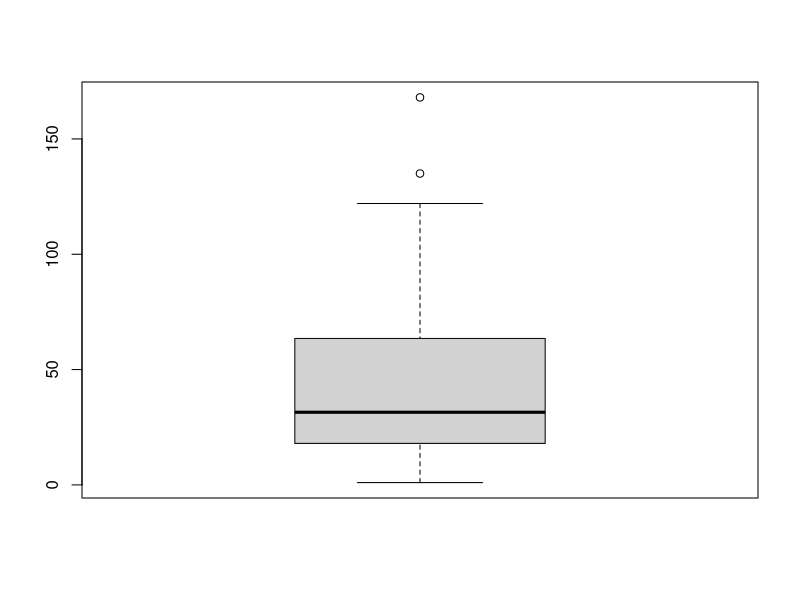
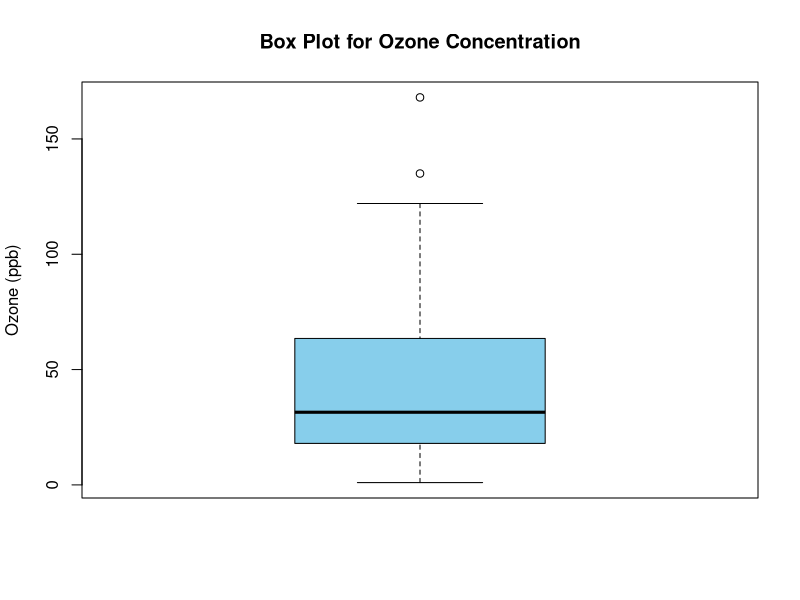
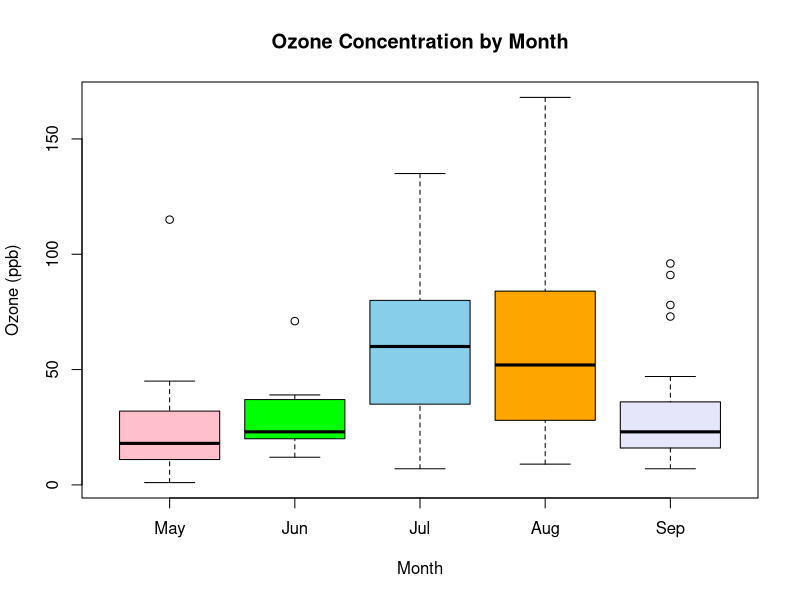
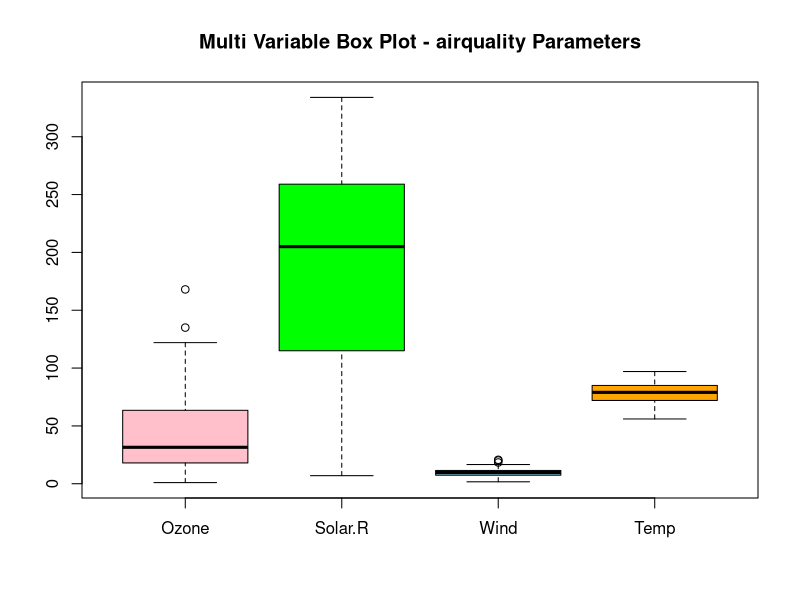
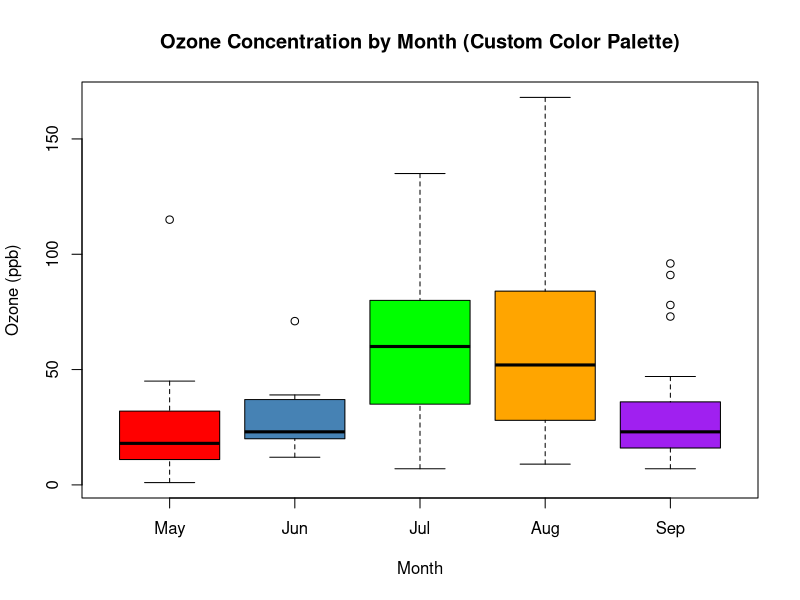
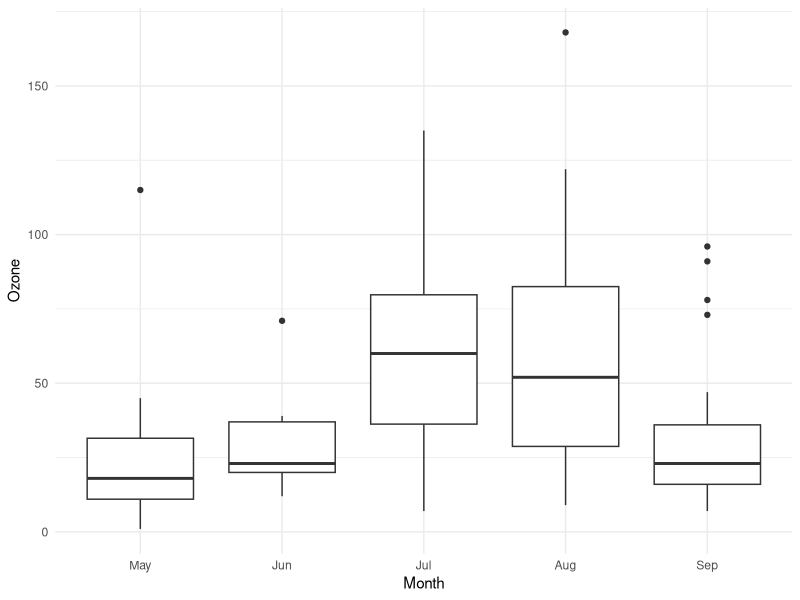
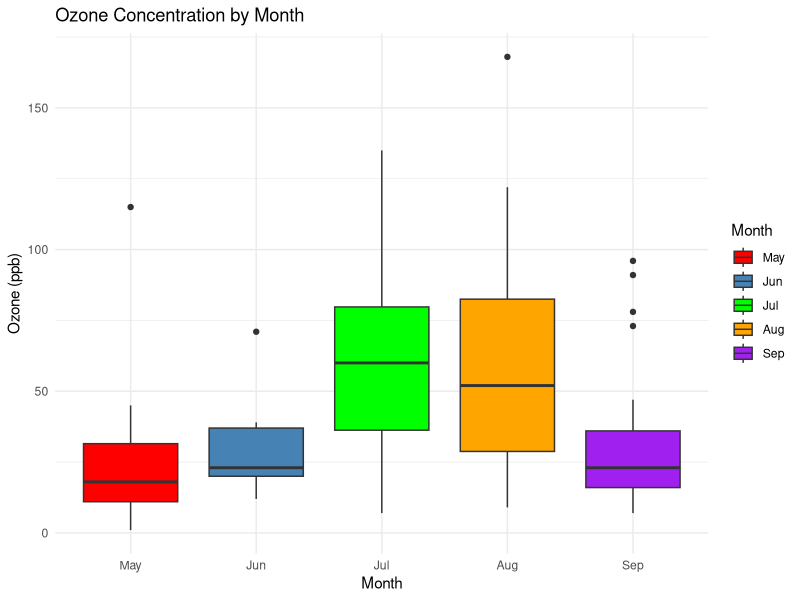

These charts were generated, in order, by the following R code:
data(airquality)

# Understand the data
str(airquality)
View(airquality)
class(airquality)
?airquality

# Convert Month to factor with labels for better readability
airquality$Month <- factor(airquality$Month,
                           labels = c("May", "Jun", "Jul", "Aug", "Sep"))

# Basic Box Plot
boxplot(airquality$Ozone)

# Add Title & Labels
boxplot(airquality$Ozone,
        main = "Box Plot for Ozone Concentration",
        ylab = "Ozone (ppb)",
        col = "skyblue")

# Grouped Box Plot (by Month)
boxplot(Ozone ~ Month,
        data = airquality,
        main = "Ozone Concentration by Month",
        xlab = "Month",
        ylab = "Ozone (ppb)",
        col = c("pink", "green", "skyblue", "orange", "lavender"))

# Multi-Variable Box Plot

boxplot(airquality[, c("Ozone", "Solar.R", "Wind", "Temp")],
        main = "Multi Variable Box Plot - airquality Parameters",
        col = c("pink", "green", "skyblue", "orange"),
        na.action = na.omit)

# Using Custom Color Palette
month_colors <- c("May"  = "red",
                  "Jun"  = "steelblue",
                  "Jul"  = "green",
                  "Aug"  = "orange",
                  "Sep"  = "purple")
boxplot(
  Ozone ~ Month,
  data = airquality,
  col = month_colors,
  main = "Ozone Concentration by Month (Custom Color Palette)",
  xlab = "Month",
  ylab = "Ozone (ppb)"
)

library(ggplot2)

ggplot(airquality,
       aes(x = Month, y = Ozone)) +
  geom_boxplot() +
  theme_minimal()

# Using Manual Color Palette
ggplot(airquality, aes(x = Month, y = Ozone, fill = Month)) +
  geom_boxplot() +
  scale_fill_manual(
    values = c(
      "May" = "red",
      "Jun" = "steelblue",
      "Jul" = "green",
      "Aug" = "orange",
      "Sep" = "purple"
    )
  ) +
  labs(
    title = "Ozone Concentration by Month",
    x = "Month",
    y = "Ozone (ppb)"
  ) +
  theme_minimal()